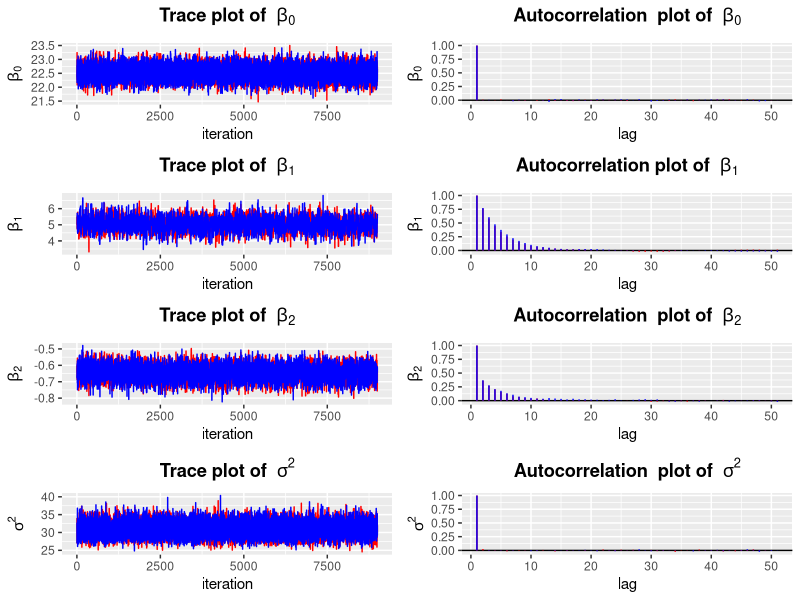
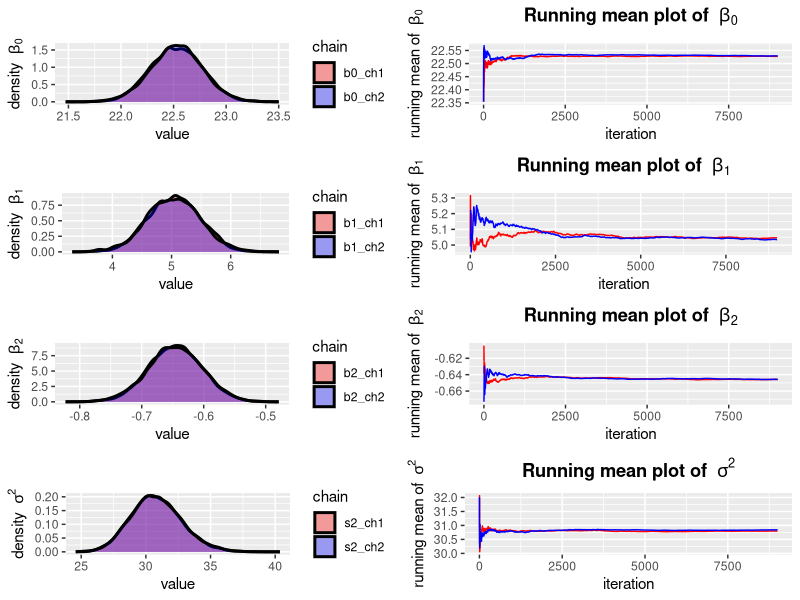

Reproduce these figures in R, in order. (Note: this script raises an error after producing the figures.)
##########################################
## Final Assignment Bayesian Statistics ##
## Annemarie Timmers (6238106) ###########
##########################################

### PREPARATION ###
#load the libraries
lapply(c("mlbench", "psych", "ggplot2", "cowplot", "reshape2", "bain", "BayesFactor"), require, character.only = TRUE)
#and the dataset
data("BostonHousing")

### INTRODUCTION DATASET ###
## Table 1 - Descriptive statistics ##
describe(BostonHousing[, c(14, 6, 13)])

## Table 2 - Bivariate associations ##
cor(BostonHousing[, c(14, 6, 13)]) 

### ESTIMATION ###
## Function ##
Gibbs_withMH <- function(Y, X1, X2, X3, n, n.iters = 10000, burnin = 1000, #iterations and burn-in in default
                         mu0 = 0.001, s20 = 1000, #set all hyperparameters already vague as default
                         mu1 = 0.001, s21 = 1000, df = 1,
                         mu2 = 0.001, s22 = 1000, 
                         mu3 = 0.001, s23 = 1000, 
                         a0 = 0.001, b0 = 0.001,
                         beta0, beta1, beta2, beta3, s2){
  #get everything ready
  parameters <- matrix(0, n.iters, 5) #storage
  colnames(parameters) <- c("b0", "b1", "b2", "b3", "variance") #names
  parameters[1,] <- c(beta0, beta1, beta2, beta3, s2) #first row is initial values
  
  if (beta3 == 0) {
    for(i in 2:n.iters){
      #conditional posterior beta0
      m0.nom   <- sum(Y - X1*beta1 - X2*beta2)/s2 + mu0/s20 #nominator 
      m0.denom <- n/s2 + 1/s20 #denominator
      m0.post  <- m0.nom/m0.denom #and divide to get the mean
      s0.post  <- 1/m0.denom #get the variance to put in (sqrt)
      beta0    <- rnorm(1, m0.post, sqrt(s0.post)) #and draw the next value
      
      #dependent metropolis-hastings beta1
      currentb1  <- parameters[i-1, 2] #current value
      proposedb1 <- rnorm(1, currentb1, 1) #proposed value normal draw
      dcur       <- exp((-(currentb1^2)  * (sum(X1^2) / (2*s2))) + (currentb1  * (sum(X1 * (Y - beta0 - X2*beta2)) / s2))) * (1 + ((currentb1  - mu1)^2 / (df * (s21^2))))^(-((df + 1)/2))
      dpro       <- exp((-(proposedb1^2) * (sum(X1^2) / (2*s2))) + (proposedb1 * (sum(X1 * (Y - beta0 - X2*beta2)) / s2))) * (1 + ((proposedb1 - mu1)^2 / (df * (s21^2))))^(-((df + 1)/2))
      alpha      <- (dpro / dcur) * (currentb1 / proposedb1) #acceptance probability
      ref        <- runif(1, 0, 1) #reference to which I compare
      beta1      <- ifelse(ref <= alpha, proposedb1, currentb1) #update or retain current value
      
      #conditional posterior beta2
      m2.nom   <- sum(X2*(Y - beta0 - X1*beta1))/s2 + mu2/s22
      m2.denom <- sum(X2^2)/s2 + 1/s22
      b2.post  <- m2.nom/m2.denom
      s2.post  <- 1/m2.denom
      beta2    <- rnorm(1, b2.post, sqrt(s2.post))
      
      #conditional posterior variance
      alpha <- n/2 + a0 #formula alpha slide
      beta  <- sum((Y - beta0 - X1*beta1 - X2*beta2)^2)/2 + b0 #formula beta slide
      s2    <- 1/rgamma(1, shape = alpha, rate = beta) #and fill in to draw
      
      #and keep it
      parameters[i,] <- c(beta0, beta1, beta2, beta3, s2)
    }
  }
  else {
    for(i in 2:n.iters){
      m0.nom   <- sum(Y - X1*beta1 - X2*beta2 - X3*beta3)/s2 + mu0/s20 #nominator 
      m0.denom <- n/s2 + 1/s20 #denominator
      m0.post  <- m0.nom/m0.denom #and divide to get the mean
      s0.post  <- 1/m0.denom #get the variance to put in (sqrt)
      beta0    <- rnorm(1, m0.post, sqrt(s0.post)) #and draw the next value
      
      #dependent metropolis-hastings for beta1
      currentb1  <- parameters[i-1, 2] #current value
      proposedb1 <- rnorm(1, currentb1, 1) #proposed value normal draw
      dcur       <- exp((-(currentb1^2)  * (sum(X1^2) / (2*s2))) + (currentb1  * (sum(X1 * (Y - beta0 - X2*beta2 - X3*beta3)) / s2))) * (1 + ((currentb1  - mu1)^2 / (df * (s21^2))))^(-((df + 1)/2))
      dpro       <- exp((-(proposedb1^2) * (sum(X1^2) / (2*s2))) + (proposedb1 * (sum(X1 * (Y - beta0 - X2*beta2 - X3*beta3)) / s2))) * (1 + ((proposedb1 - mu1)^2 / (df * (s21^2))))^(-((df + 1)/2))
      alpha      <- (dpro / dcur) * (currentb1 / proposedb1) #acceptance probability
      ref        <- runif(1, 0, 1) #reference to which we compare
      beta1      <- ifelse(ref <= alpha, proposedb1, currentb1) #update or retain current value
      
      #conditional posterior beta2
      m2.nom   <- sum(X2*(Y - beta0 - X1*beta1 - X3*beta3))/s2 + mu2/s22
      m2.denom <- sum(X2^2)/s2 + 1/s22
      b2.post  <- m2.nom/m2.denom
      s2.post  <- 1/m2.denom
      beta2    <- rnorm(1, b2.post, sqrt(s2.post))
      
      #conditional posterior beta2
      m3.nom   <- sum(X3*(Y - beta0 - X1*beta1 - X2*beta2))/s2 + mu3/s23
      m3.denom <- sum(X3^2)/s2 + 1/s23
      b3.post  <- m3.nom/m3.denom
      s3.post  <- 1/m3.denom
      beta3    <- rnorm(1, b3.post, sqrt(s3.post))
      
      #conditional posterior variance
      alpha  <- n/2 + a0 #formula alpha slide
      beta   <- sum((Y - beta0 - X1*beta1 - X2*beta2 - X3*beta3)^2)/2 + b0 #formula beta slide
      s2     <- 1/rgamma(1, shape = alpha, rate = beta) #and fill in to draw
      
      #and keep it
      parameters[i,] <- c(beta0, beta1, beta2, beta3, s2)
    }
  } 
  #remove burn-in period
  parameters_burnin <<- parameters[-c(1:burnin),]
  return(parameters_burnin)
}

## Prepare input ##
#center variables
BostonHousing$rm.cent <- scale(BostonHousing$rm, scale = F)
BostonHousing$lstat.cent <- scale(BostonHousing$lstat, scale = F)
#assign input for the function
Y  <- as.matrix(BostonHousing$medv) #dependent variable
X1 <- as.matrix(BostonHousing$rm.cent) #predictor 1
X2 <- as.matrix(BostonHousing$lstat.cent) #predictor 2
n  <- length(BostonHousing$medv) #number of observations

## Run two chains ##
set.seed(10) #set a seed so I get the some results when I run it another time
chain1 <- Gibbs_withMH(Y, X1, X2, X3 = 0, n, #no need for the default parameters
                       beta0 = 5, beta1 = 0.1, beta2 = 0.1, beta3 = 0, s2 = 100)                       
chain2 <- Gibbs_withMH(Y, X1, X2, X3 = 0, n,
                       beta0 = 50, beta1 = 2, beta2 = 2, beta3 = 0, s2 = 50) #different initial values
#look at the results quickly, this is also used to calculate the Gelman-Rubin statistics
est_ch1 <- data.frame(est = apply(chain1[, c(1:3, 5)], 2, mean), sd = apply(chain1[, c(1:3, 5)], 2, sd)) #seems good
est_ch2 <- data.frame(est = apply(chain2[, c(1:3, 5)], 2, mean), sd = apply(chain2[, c(1:3, 5)], 2, sd)) #seems good

## Calculate acceptance ratios ##
n.iters <- 10000 #10,000
burnin  <- 1000
acceptance_ratios <- c(length(unique(chain1[,2])) / (n.iters - burnin),  length(unique(chain2[,2])) / (n.iters - burnin)) #good, like a wanted between .2 and .5

## Preparation convergence plots and results ## 
#get the chains in a dataframe together and order (names and stuff) (used for convergence plots)
chains <- as.data.frame(cbind(chain1, chain2)) 
colnames(chains) <- c("b0_ch1", "b1_ch1", "b2_ch1", "b3_ch1", "s2_ch1", "b0_ch2", "b1_ch2", "b2_ch2", "b3_ch2", "s2_ch2")
chains$iteration <- 1:nrow(chains) #add column indicating the iteration for the plots

#when there is convergence, it can be assumed they sample from the same distribution and can be combined (also used for covergence plots)
rchains <- data.frame(rbind(chain1, chain2), 
                      chain = c(rep(1, (n.iters - burnin)), rep(2, (n.iters - burnin))),
                      iteration = rep(1:(n.iters - burnin), 2))
est <- data.frame(est = apply(rchains[, c(1:3, 5)], 2, mean)) #posterior means of the combined chains, use later

### INTERPRETATION OF ESTIMATES AND INTERVALS ###
## Table 3 - Results Model 1 ## 
b  <- c(est[2,], est[3,]) #prep for standardized coefficients in output
sy <- sd(BostonHousing$medv) 
sx <- c(sd(BostonHousing$rm.cent), sd(BostonHousing$lstat.cent)) 
output <- data.frame(mean = round(apply(rchains[, c(1:3, 5)], 2, mean), 3), 
                     beta = c("", round(b * (sx/sy), 3), ""),
                     sd = round(c(apply(rchains[, c(1:3, 5)], 2, sd)), 3),
                     naive.se = round(apply(rchains[, c(1:3, 5)], 2, sd)/sqrt(n.iters), 3),
                     cred.low = round(apply(rchains[, c(1:3, 5)], 2, quantile, probs = 0.025), 3),
                     cred.high = round(apply(rchains[, c(1:3, 5)], 2, quantile, probs = 0.975), 3))

### CONVERGENCE ###
## Trace plots ##
#trace plot beta0 for both chains
traceb0 <- ggplot(chains, aes(x = iteration)) +
  geom_line(aes(y = b0_ch1), color = "red") + 
  geom_line(aes(y = b0_ch2), color = "blue") +
  ggtitle(bquote(bold("Trace plot of ")~beta[0])) + ylab(bquote(beta[0])) +
  theme(plot.title = element_text(hjust = 0.5)) #looks good

#trace plot beta1 for both chains
traceb1 <- ggplot(chains, aes(x = iteration)) +
  geom_line(aes(y = b1_ch1), color = "red") + 
  geom_line(aes(y = b1_ch2), color = "blue") +
  ggtitle(bquote(bold("Trace plot of ")~beta[1])) + ylab(bquote(beta[1])) +
  theme(plot.title = element_text(hjust = 0.5)) #looks good

#trace plot beta2 for both chains
traceb2<- ggplot(chains, aes(x = iteration)) +
  geom_line(aes(y = b2_ch1), color = "red") + 
  geom_line(aes(y = b2_ch2), color = "blue") +
  ggtitle(bquote(bold("Trace plot of ")~beta[2])) + ylab(bquote(beta[2])) +
  theme(plot.title = element_text(hjust = 0.5)) #looks good

#trace plot s2 for both chains
traces2 <- ggplot(chains, aes(x = iteration)) +
  geom_line(aes(y = s2_ch1), color = "red") + 
  geom_line(aes(y = s2_ch2), color = "blue") +
  ggtitle(bquote(bold("Trace plot of ")~sigma^2)) + ylab(bquote(sigma^2)) +
  theme(plot.title = element_text(hjust = 0.5)) #looks good

## Autocorrelation plots ##
#make function that calculates the autocorrelations for me
autocorrelation <- function(x,lag=50){
  x  <- as.matrix(as.ts(x))
  meanx  <- mean(x)
  n  <- as.integer(nrow(x))
  ac <- as.numeric(sapply(0:lag,function(k)
    sum((x[1:(n-k)] - meanx) * (x[(k+1):n] - meanx)) / sum((x - meanx)^2)))
  return(ac)
}

#calculate the autocorrelations and put them in a dataframe
autocor <- apply(chains[1:10], 2, autocorrelation) 
autocor <- data.frame(lag = 1:51, autocor)

#plot autocorrelation beta0
autb0 <- ggplot(data = autocor, mapping = aes(x = lag)) +
  geom_hline(aes(yintercept = 0)) +
  geom_segment(mapping = aes(y = b0_ch1, xend = lag, yend = 0), color = "red") + 
  geom_segment(mapping = aes(y = b0_ch2, xend = lag, yend = 0), color = "blue") +
  ggtitle(bquote(bold("Autocorrelation  plot of ")~beta[0])) + ylab(bquote(beta[0])) +
  theme(plot.title = element_text(hjust = 0.5)) #looks good

#plot autocorrelation beta1
autb1 <- ggplot(data = autocor, mapping = aes(x = lag)) +
  geom_hline(aes(yintercept = 0)) +
  geom_segment(mapping = aes(y = b1_ch1, xend = lag, yend = 0), color = "red") + 
  geom_segment(mapping = aes(y = b1_ch2, xend = lag, yend = 0), color = "blue") +
  ggtitle(bquote(bold("Autocorrelation plot of ")~beta[1])) + ylab(bquote(beta[1])) +
  theme(plot.title = element_text(hjust = 0.5)) #looks good

#plot autocorrelation beta2
autb2 <- ggplot(data = autocor, mapping = aes(x = lag)) +
  geom_hline(aes(yintercept = 0)) +
  geom_segment(mapping = aes(y = b2_ch1, xend = lag, yend = 0), color = "red") + 
  geom_segment(mapping = aes(y = b2_ch2, xend = lag, yend = 0), color = "blue") +
  ggtitle(bquote(bold("Autocorrelation  plot of ")~beta[2])) + ylab(bquote(beta[2])) +
  theme(plot.title = element_text(hjust = 0.5)) #looks good

#plot autocorrelation s2
auts2 <- ggplot(data = autocor, mapping = aes(x = lag)) +
  geom_hline(aes(yintercept = 0)) +
  geom_segment(mapping = aes(y = s2_ch1, xend = lag, yend = 0), color = "red") + 
  geom_segment(mapping = aes(y = s2_ch2, xend = lag, yend = 0), color = "blue") +
  ggtitle(bquote(bold("Autocorrelation  plot of ")~sigma^2)) + ylab(bquote(sigma^2)) +
  theme(plot.title = element_text(hjust = 0.5)) #looks good

## Trace and autocorrelation plots in one figure ##
plot_grid(traceb0, autb0, traceb1, autb1, traceb2, autb2, traces2, auts2, 
          align = "hv", nrow = 4, rel_widths = c(1/2, 1/2, 1/2, 1/2), rel_heights = c(1/4, 1/4, 1/4, 1/4)) #tip: click zoom

## Density plots ##
#density plot beta0 for both chains
chains_b0 <- as.data.frame(chains[, c(1, 6, 11)])
densb0 <- ggplot(melt(chains_b0, id.var='iteration', variable.name='chain'), aes(x=value, fill=chain)) +
  geom_density(alpha = 0.35, size = 1) +
  ylab(bquote("density "~beta[0])) + 
  scale_fill_manual(values = c("red", "blue")) #looks good

#density plot beta1 for both chains
chains_b1 <- as.data.frame(chains[, c(2, 7, 11)])
densb1 <- ggplot(melt(chains_b1, id.var='iteration', variable.name='chain'), aes(x=value, fill=chain)) +
  geom_density(alpha = 0.35, size = 1) +
  ylab(bquote("density "~beta[1])) + 
  scale_fill_manual(values = c("red", "blue")) #looks good

#density plot beta2 for both chains
chains_b2 <- as.data.frame(chains[, c(3, 8, 11)])
densb2 <- ggplot(melt(chains_b2, id.var='iteration', variable.name='chain'), aes(x=value, fill=chain)) +
  geom_density(alpha = 0.35, size = 1) +
  ylab(bquote("density "~beta[2])) + 
  scale_fill_manual(values = c("red", "blue")) #looks good

#density plot s2 for both chains
chains_s2 <- as.data.frame(chains[, c(5, 10, 11)])
denss2 <- ggplot(melt(chains_s2, id.var='iteration', variable.name='chain'), aes(x=value, fill=chain)) +
  geom_density(alpha = 0.35, size = 1) +
  ylab(bquote("density "~sigma^2)) + 
  scale_fill_manual(values = c("red", "blue")) #looks good

## Running mean plots ##
#make function that calculates the running means for me
runmean <- function(x, n = (n.iters - burnin)) {
  meanx <- numeric(n) #storage
  for (k in 1:n) {
    meanx[k] <- mean(x[1:k]) #mean, add one iteration at a time
  }
  return(meanx)
}

#calculate the running means and put them in a dataframe
runningmean  <- apply(chains[1:10], 2, runmean) 
runningmeans <- data.frame(iteration = 1:nrow(chains), runningmean)

#running mean plot beta0 for both chains
runb0 <- ggplot(runningmeans, aes(x = iteration)) +
  geom_line(aes(y = b0_ch1), color = "red") + 
  geom_line(aes(y = b0_ch2), color = "blue") +
  ggtitle(bquote(bold("Running mean plot of ")~beta[0])) + ylab(bquote("running mean of "~beta[0])) +
  theme(plot.title = element_text(hjust = 0.5)) #looks good

#running mean plot beta1 for both chains
runb1 <- ggplot(runningmeans, aes(x = iteration)) +
  geom_line(aes(y = b1_ch1), color = "red") + 
  geom_line(aes(y = b1_ch2), color = "blue") +
  ggtitle(bquote(bold("Running mean plot of ")~beta[1])) + ylab(bquote("running mean of "~beta[1])) +
  theme(plot.title = element_text(hjust = 0.5)) #looks okay

#running mean plot beta2 for both chains
runb2 <- ggplot(runningmeans, aes(x = iteration)) +
  geom_line(aes(y = b2_ch1), color = "red") + 
  geom_line(aes(y = b2_ch2), color = "blue") +
  ggtitle(bquote(bold("Running mean plot of ")~beta[2])) + ylab(bquote("running mean of "~beta[2])) +
  theme(plot.title = element_text(hjust = 0.5)) #looks okay

#running mean plot beta0 for both chains
runs2 <- ggplot(runningmeans, aes(x = iteration)) +
  geom_line(aes(y = s2_ch1), color = "red") + 
  geom_line(aes(y = s2_ch2), color = "blue") +
  ggtitle(bquote(bold("Running mean plot of ")~sigma^2)) + ylab(bquote("running mean of "~sigma^2)) +
  theme(plot.title = element_text(hjust = 0.5)) #looks good

## Density and running mean plots in one figure ##
plot_grid(densb0, runb0, densb1, runb1, densb2, runb2, denss2, runs2, 
          align = "h", nrow = 4, rel_widths = c(1/2, 1/2, 1/2, 1/2), rel_heights = c(1/4, 1/4, 1/4, 1/4)) #tip: click zoom

## Gelman-Rubin statistics ##
n.iters_burnin <- n.iters - burnin #prep, this is needed in all calculations
B <- n.iters_burnin * ((est_ch1[,1] - est[,1])^2 + (est_ch2[,1] - est[,1])^2) #between chains variance
s2j_ch1 <- (1/(n.iters_burnin - 1)) * sum((chain1 - est_ch1[,1])^2) #variance within chain 1
s2j_ch2 <- (1/(n.iters_burnin - 1)) * sum((chain2 - est_ch2[,1])^2) #variance within chain 2
W <- (s2j_ch1 + s2j_ch2) / 2 #pooled
R <- ((((n.iters_burnin - 1) / n.iters_burnin) * W) + ((1 / n.iters_burnin) * B)) / W #all just short of 1, good

## MC errors ##
output[1,]$sd / sqrt(n.iters) #intercept, good below 5%
output[2,]$sd / sqrt(n.iters) #beta1, good below 5%
output[3,]$sd / sqrt(n.iters) #beta2, good below 5%
output[4,]$sd / sqrt(n.iters) #variance, good below 5%

### POSTERIOR PREDICTIVE CHECK ###
#normality of the residuals -> mean = median = mode, discrepancy measure is difference mean and mode
obs_mode.mean.dif <- rep(0, nrow(rchains)) #storage 
sim_mode.mean.dif <- rep(0, nrow(rchains)) #storage 
#function to compute mode
mode <- function(x) {
  uniqx <- unique(x)
  uniqx[which.max(tabulate(match(x, uniqx)))]
}
#sample replicated datasets and compute discrepancy measure 
set.seed(10) #reproducibility
for (i in 1:nrow(rchains)){
  y <- rchains[i,1] + X1 * rchains[i,2] + X2 * rchains[i,3] #predicted y values
  residuals <- Y - y #observed residuals
  obs_mode.mean.dif[i] <- mean(residuals) - mode(residuals) #difference mean and mode observed
  ppp.y <- rnorm(n, rchains[i,1] + X1 * rchains[i,2] + X2 * rchains[i,3], sqrt(rchains[i,5])) #generate datasets
  ppp.residuals <- ppp.y - (rchains[i,1] + X1 * rchains[i,2] + X2 * rchains[i,3]) #simulated residuals 
  sim_mode.mean.dif[i] <- mean(ppp.residuals) - mode(ppp.residuals) #difference mean and mode simulated
}
ppp.value <- mean(ifelse(abs(sim_mode.mean.dif) > abs(obs_mode.mean.dif), 1, 0)) #compare absolute values!

### MODEL COMPARISON WIT THE DIC ###
## Run competing model ##
BostonHousing$rm2 <- BostonHousing$rm.cent^2 #make variable where rm is squared
X3 <- as.matrix(BostonHousing$rm2) #prep, assign predictor 3
set.seed(10) #reproducibility
#and run the function again
chain1B <- Gibbs_withMH(Y, X1, X2, X3, n, #no need for the default parameters
                        beta0 = 5, beta1 = 0.1, beta2 = 0.1, beta3 = 0.1, s2 = 100)
chain2B <- Gibbs_withMH(Y, X1, X2, X3, n, 
                        beta0 = 50, beta1 = 2, beta2 = 2, beta3 = 2, s2 = 50) #different initial values
#I looked at the results per chain and their acceptance ratios, but those are not mentioned in the report, so deleted

#get output needed to get results and compute DIC
rchainsB <- data.frame(rbind(chain1B, chain2B), 
                       chain = c(rep(1, (n.iters - burnin)), rep(2, (n.iters - burnin))),
                       iteration = rep(1:(n.iters - burnin), 2))
estB <- data.frame(est = apply(rchainsB[, 1:5], 2, mean)) #dataframe single column with posterior means to use

## Table 4 - Results Model 2 ##
bB  <- c(estB[2,], estB[3,], estB[4,]) #prep for standardized coefficients
syB <- sd(BostonHousing$medv) 
sxB <- c(sd(BostonHousing$rm.cent), sd(BostonHousing$lstat.cent), sd(BostonHousing$rm2)) 
outputB <- data.frame(mean = round(apply(rchainsB[, c(1:5)], 2, mean), 3), #posterior mean
                      beta = c("", round(bB * (sxB/syB), 3), ""), #standardized coefficient
                      sd = round(c(apply(rchainsB[, c(1:5)], 2, sd)), 3), #posterior sd
                      naive.se = round(apply(rchainsB[, c(1:5)], 2, sd)/sqrt(n.iters), 3), 
                      cred.low = round(apply(rchainsB[, c(1:5)], 2, quantile, probs = 0.025), 3), #low credible interval
                      cred.high = round(apply(rchainsB[, c(1:5)], 2, quantile, probs = 0.975), 3)) #high credible interval

## DIC Model 1 ##
y <- est[1,] + X1 * est[2,] + X2 * est[3,] #predicted y values
deviance <- -2 * sum(dnorm(Y, mean = y, sd = sqrt(est[4,]), log = T)) #Dhat
mean_deviance <- rep(0, nrow(rchains)) #storage
#calculate y, residuals and the deviance for each row in rchains (so all iterations in both chains combined)
for (i in 1:nrow(rchains)) {
  y <- rchains[i,1] + X1 * rchains[i,2] + X2 * rchains[i,3]
  mean_deviance[i] <- -2 * sum(dnorm(Y, mean = y, sd = sqrt(rchains[i,5]), log = T)) #mean is Dbar
}
penalty <- mean(mean_deviance) - deviance #Dbar - Dhat
DIC <- deviance + 2*penalty #3173.55

## DIC Model 2 ##
yB <- estB[1,] + X1 * estB[2,] + X2 * estB[3,] + X3 * estB[4,] #predicted y values
devianceB <- -2 * sum(dnorm(Y, mean = yB, sd = sqrt(estB[5,]), log = T)) #Dhat
mean_devianceB <- rep(0, nrow(rchains)) #storage
#calculate y, residuals and the deviance for each row in rchains (so all iterations in both chains combined)
for (i in 1:nrow(rchainsB)) {
  yB <- rchainsB[i,1] + X1 * rchainsB[i,2] + X2 * rchainsB[i,3] + X3 * rchainsB[i,4]
  mean_devianceB[i] <- -2 * sum(dnorm(Y, mean = yB, sd = sqrt(rchainsB[i,5]), log = T)) #mean is Dbar
}
penaltyB <- mean(mean_devianceB) - devianceB #Dbar - Dhat
DICB <- devianceB + 2*penaltyB #3024.837

### BAYES FACTOR  I - For hypothesis testing ###
#change into hstat to make the sign the same
BostonHousing$hstat <- 100 - BostonHousing$lstat #invert
BostonHousing$hstat.cent <- scale(BostonHousing$hstat, scale = F) #and center
m1 <- lm(medv ~ rm.cent + hstat.cent, data = BostonHousing) #run model
set.seed(10) #reproducibility
#test hypothesis, effect lstat bigger than rm
resultsh1 <- bain(m1, "rm.cent = hstat.cent; hstat.cent > rm.cent", standardize = T) #run bain
summary(resultsh1, ci = 0.95) #look at the results
resultsh1$BFmatrix #H1 more likely than H2

#again, to ensure stability 
set.seed(1) #reproducibility
resultsh1b <- bain(m1, "rm.cent = hstat.cent; hstat.cent > rm.cent", standardize = T) #test hypothesis, effect lstat bigger than rm
resultsh1b$BFmatrix #yes, the same, so that is good!

### BAYES FACTOR  II - For model comparison ###
M1 <- lmBF(medv ~ rm.cent + lstat.cent, data = BostonHousing) #model 1
M2 <- lmBF(medv ~ rm.cent + rm2 + lstat.cent, data = BostonHousing) #model 2
BF <- M2 / M1 #divide to compute BF

### COMPARISON OF FREQUENTIST AND BAYESIAN APPROACHES ###
## Small sensitivity analysis ##
#try some different prior means and variances for rm
set.seed(10) #reproducibility
chain1C <- Gibbs_withMH(Y, X1, X2, X3 = 0, n, #no need for the other default parameters
                        mu1= 2, s21 = 30,
                        beta0 = 5, beta1 = 0.1, beta2 = 0.1, beta3 = 0, s2 = 100)                       
chain2C <- Gibbs_withMH(Y, X1, X2, X3 = 0, n,
                        mu1 = 2, s21 = 30, 
                        beta0 = 50, beta1 = 2, beta2 = 2, beta3 = 0, s2 = 50) #different initial values
#look at the results 
est_ch1C <- data.frame(est = apply(chain1C[, c(1:3, 5)], 2, mean), 
                       cred.low = apply(chain1C[, c(1:3, 5)], 2, quantile, probs = 0.025), 
                       cred.high = apply(chain1C[, c(1:3, 5)], 2, quantile, probs = 0.975)) #did not affect results
est_ch2C <- data.frame(est = apply(chain2C[, c(1:3, 5)], 2, mean), 
                       cred.low = apply(chain2C[, c(1:3, 5)], 2, quantile, probs = 0.025), 
                       cred.high = apply(chain2C[, c(1:3, 5)], 2, quantile, probs = 0.975)) #did not affect results

#same, but a bigger value 
set.seed(10) #reproducibility
chain1D <- Gibbs_withMH(Y, X1, X2, X3 = 0, n, #no need for the other default parameters
                        mu1= 20, s21 = 30, 
                        beta0 = 5, beta1 = 0.1, beta2 = 0.1, beta3 = 0, s2 = 100)                       
chain2D <- Gibbs_withMH(Y, X1, X2, X3 = 0, n,
                        mu1 = 20, s21 = 30, 
                        beta0 = 50, beta1 = 2, beta2 = 2, beta3 = 0, s2 = 50) #different initial values
#look at the results 
est_ch1D <- data.frame(est = apply(chain1D[, c(1:3, 5)], 2, mean), 
                       cred.low = apply(chain1D[, c(1:3, 5)], 2, quantile, probs = 0.025), 
                       cred.high = apply(chain1D[, c(1:3, 5)], 2, quantile, probs = 0.975)) #did not affect results
est_ch2D <- data.frame(est = apply(chain2D[, c(1:3, 5)], 2, mean), 
                       cred.low = apply(chain2D[, c(1:3, 5)], 2, quantile, probs = 0.025), 
                       cred.high = apply(chain2D[, c(1:3, 5)], 2, quantile, probs = 0.975)) #did not affect results

#then try a larger variance
set.seed(10) #reproducibility
chain1E <- Gibbs_withMH(Y, X1, X2, X3 = 0, n, #no need for the other default parameters
                        mu1= 2, s21 = 50, 
                        beta0 = 5, beta1 = 0.1, beta2 = 0.1, beta3 = 0, s2 = 100)                       
chain2E <- Gibbs_withMH(Y, X1, X2, X3 = 0, n,
                        mu1 = 2, s21 = 50, 
                        beta0 = 50, beta1 = 2, beta2 = 2, beta3 = 0, s2 = 50) #different initial values
#look at the results 
est_ch1E <- data.frame(est = apply(chain1E[, c(1:3, 5)], 2, mean), 
                       cred.low = apply(chain1E[, c(1:3, 5)], 2, quantile, probs = 0.025), 
                       cred.high = apply(chain1E[, c(1:3, 5)], 2, quantile, probs = 0.975)) #did not affect results
est_ch2E <- data.frame(est = apply(chain2E[, c(1:3, 5)], 2, mean), 
                       cred.low = apply(chain2E[, c(1:3, 5)], 2, quantile, probs = 0.025), 
                       cred.high = apply(chain2E[, c(1:3, 5)], 2, quantile, probs = 0.975)) #did not affect results

#same, but a bigger value 
set.seed(10) #reproducibility
chain1F <- Gibbs_withMH(Y, X1, X2, X3 = 0, n, #no need for the other default parameters
                        mu1= 20, s21 = 30, 
                        beta0 = 5, beta1 = 0.1, beta2 = 0.1, beta3 = 0, s2 = 100)                       
chain2F <- Gibbs_withMH(Y, X1, X2, X3 = 0, n,
                        mu1 = 20, s21 = 30, 
                        beta0 = 50, beta1 = 2, beta2 = 2, beta3 = 0, s2 = 50) #different initial values
#look at the results 
est_ch1F <- data.frame(est = apply(chain1F[, c(1:3, 5)], 2, mean), 
                       cred.low = apply(chain1F[, c(1:3, 5)], 2, quantile, probs = 0.025), 
                       cred.high = apply(chain1F[, c(1:3, 5)], 2, quantile, probs = 0.975)) #did not affect results
est_ch2F <- data.frame(est = apply(chain2F[, c(1:3, 5)], 2, mean), 
                       cred.low = apply(chain2F[, c(1:3, 5)], 2, quantile, probs = 0.025), 
                       cred.high = apply(chain2F[, c(1:3, 5)], 2, quantile, probs = 0.975))

#thank you for making it this far